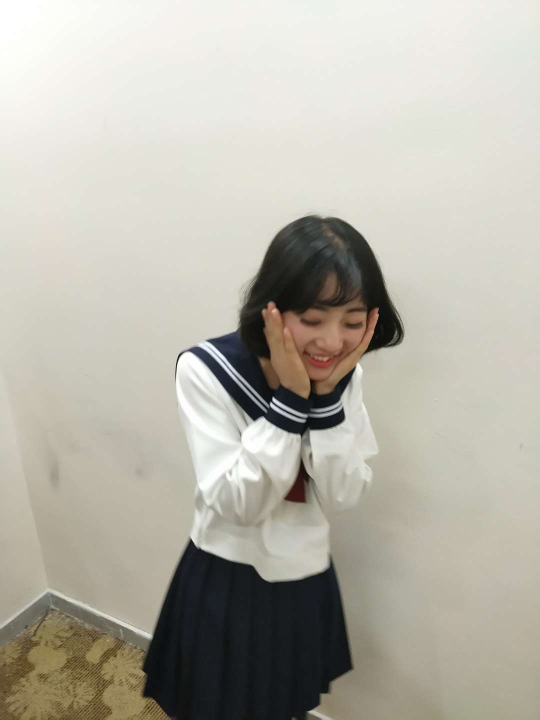
//> input picture project_code/VC_FANFUHAN_OPENCV/images/1.jpg, 1080 x 1440 px, given in place of color_object.mp4, which was not available (shown at 1/2 size)
$ ./VC_FANFUHAN_OPENCV078   (built with g++ and OpenCV 4)
//> lines starting //> are read from the running program, lines starting //| are printed output that depends on the picture; after the words box and inside, x2 and y2 are one past the last pixel; in counts of white or black regions, pixels touching at a corner belong together; pictures that were not available may be replaced by others from this repository, and a replacement may not be noted
### project_code/VC_FANFUHAN_OPENCV/VC_FANFUHAN_OPENCV003/stdafx.h
// stdafx.h : 可在此標頭檔中包含標準的系統 Include 檔，
// 或是經常使用卻很少變更的
// 專案專用 Include 檔案
//

#pragma once

#include "targetver.h"

#include <stdio.h>
#include <tchar.h>


// TODO:  在此參考您的程式所需要的其他標頭

### project_code/VC_FANFUHAN_OPENCV/VC_FANFUHAN_OPENCV078/stdafx.h
// stdafx.h : 可在此標頭檔中包含標準的系統 Include 檔，
// 或是經常使用卻很少變更的
// 專案專用 Include 檔案
//

#pragma once

#include "targetver.h"

#include <stdio.h>
#include <tchar.h>


// TODO:  在此參考您的程式所需要的其他標頭

### project_code/VC_FANFUHAN_OPENCV/VC_FANFUHAN_OPENCV078/VC_FANFUHAN_OPENCV078.cpp
// VC_FANFUHAN_OPENCV078.cpp : 定義主控台應用程式的進入點。
//
/*
// Debug | x32
通用屬性
| C/C++
|	| 一般
|		| 其他 Include 目錄 -> ..\..\opencv411_x64\include
|
| 連結器
| 	|一一般
|		|  其他程式庫目錄 -> ..\..\opencv411_x64\lib
|
| 	|一輸入
|		| 其他相依性 -> opencv_world411d.lib;%(AdditionalDependencies)

// Releas | x64
組態屬性
| C/C++
|	| 一般
|		| 其他 Include 目錄 -> ..\..\opencv411_x64\include;%(AdditionalDependencies)
|
| 連結器
| 	|一般
|		| 其他程式庫目錄 -> ..\..\opencv411_x64\lib;%(AdditionalDependencies)
|
| 	|一輸入
|		| 其他相依性 -> opencv_world411.lib;%(AdditionalDependencies)

*/

#include "stdafx.h"
#include <iostream>
#include <opencv2/opencv.hpp>
#include <opencv2/core/core.hpp>
#include <opencv2/highgui/highgui.hpp>

using namespace std;
using namespace cv;

void blur_demo(Mat &image, Mat &sum);
void edge_demo(Mat &image, Mat &sum);
int getblockSum(Mat &sum, int x1, int y1, int x2, int y2, int i);

void showHistogram(InputArray src, cv::String StrTitle);
void backProjection_demo(Mat &mat, Mat &model);
void blur3x3(Mat &src, Mat *det);

void add_salt_pepper_noise(Mat &image);
void add_gaussian_noise(Mat &image);

void USMImage(Mat src, Mat &usm, float fltPar);

void pyramid_up(Mat &image, vector<Mat> &pyramid_images, int level);
void pyramid_down(vector<Mat> &pyramid_images);

void laplaian_demo(vector<Mat> &pyramid_images, Mat &image);

void connected_component_demo(Mat &image);
void componentwithstats_demo(Mat &image);

void contours_info(Mat &image, vector<vector<Point>> &pts);
void contours_info(Mat &image, vector<vector<Point>> &pts, int threshold01, int threshold02);

void  open_demo(bool blnopen);
void  close_demo();

void sort_box(vector<Rect> &boxes);
Mat get_template(Mat &binary, vector<Rect> &rects);
void detect_defects(Mat &binary, vector<Rect> &rects, Mat &tpl, vector<Rect> &defects);

void process_frame(Mat &image);

// [5 lines left out: function pause, not called in this run]
int main()
{
	VideoCapture capture("../../images/color_object.mp4");
	if (!capture.isOpened()) {
		cout << "could not open video.." << endl;
		pause();
		return -1;
	}
	else
	{
		int fps = capture.get(CAP_PROP_FPS);
		int width = capture.get(CAP_PROP_FRAME_WIDTH);
		int height = capture.get(CAP_PROP_FRAME_HEIGHT);
		int num_of_frames = capture.get(CAP_PROP_FRAME_COUNT);
		printf("frame width: %d, frame height: %d, FPS : %d \n", width, height, fps);

		Mat frame;
		while (true) {
			bool ret = capture.read(frame);
//> frame is the input picture: 1440 rows x 1080 cols, CV_8UC3; mean B, G, R 169.3, 180, 183.1
			if (!ret) break;
			imshow("input", frame);
			char c = waitKey(50);
//> the Esc key is pressed
			process_frame(frame);
			imshow("result", frame);
			if (c == 27) {
				break;
			}
		}
		waitKey(0);
	}
	return 0;
}

void process_frame(Mat &image) {
	Mat hsv, mask;
	// 转换色彩空间
	cvtColor(image, hsv, COLOR_BGR2HSV);
//> hsv: 1440 rows x 1080 cols, CV_8UC3; mean H, S, V 32.2, 28.2, 184.1

	// 提取颜色区域mask
	inRange(hsv, Scalar(0, 43, 46), Scalar(10, 255, 255), mask);
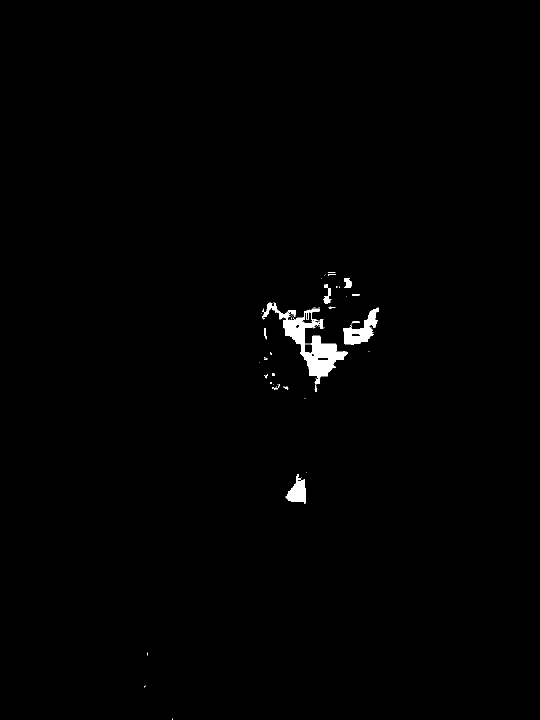
//> mask: 1440 rows x 1080 cols, CV_8UC1 (shown at 1/2 size); 0.75% white; 74 white regions (59 under 20 px), largest, box (x1, y1, x2, y2) and area: (524, 605, 696, 769) 7111, (687, 615, 758, 689) 2204, (571, 948, 611, 1007) 1309
	Mat se = getStructuringElement(MORPH_RECT, Size(15, 15));
	morphologyEx(mask, mask, MORPH_OPEN, se);
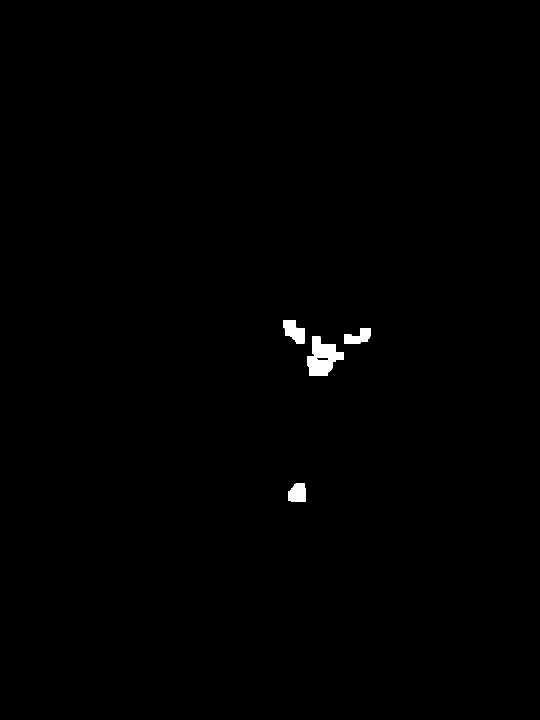
//> mask: 1440 rows x 1080 cols, CV_8UC1 (shown at 1/2 size); 0.46% white; 4 white regions

	// 寻找最大轮廓
	vector<vector<Point>> contours;
	vector<Vec4i> hierarchy;
	findContours(mask, contours, hierarchy, RETR_EXTERNAL, CHAIN_APPROX_SIMPLE);
//> contours = 4 contours; box (x1, y1, x2, y2) and area: (614, 672, 688, 752) 3457, (566, 640, 609, 687) 1274, (576, 966, 611, 1004) 1071, (688, 656, 742, 688) 1038
	int index = -1;
	int max = 0;
	for (size_t t = 0; t < contours.size(); t++) {
		double area = contourArea(contours[t]);
		if (area > max) {
			max = area;
			index = t;
		}
	}
//> this loop made 4 passes
//> (area, max) on passes 1 to 2: (1071, 1071), (3457, 3457)
//> area on passes 3 to 4: 1037.5, 1273.5
//> after the loop, max = 3457; index = 1

	// 绘制外接轮廓
	if (index >= 0) {
		RotatedRect rect = minAreaRect(contours[index]);
//> rect = centre (650.5, 711.5), size (79, 73), angle -90
		ellipse(image, rect, Scalar(0, 255, 0), 2);
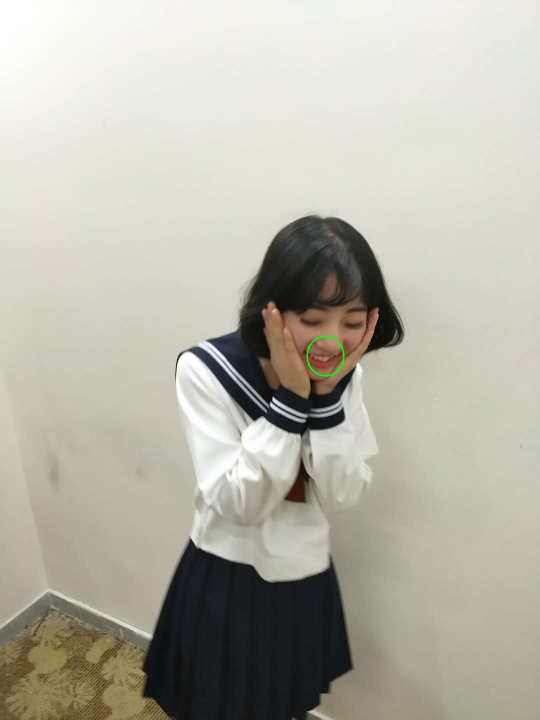
//> image: 1440 rows x 1080 cols, CV_8UC3 (shown at 1/2 size); 710 pixels changed, all inside (x1, y1, x2, y2) = (613, 671, 689, 753)
		circle(image, rect.center, 2, Scalar(255, 0, 0), 2);
//> image: 1440 rows x 1080 cols, CV_8UC3; 37 pixels changed, all inside (x1, y1, x2, y2) = (647, 709, 654, 716)
	}
}

// [397 lines left out: functions detect_defects, get_template, sort_box, close_demo, open_demo, contours_info and 8 more, not called in this run]

/**
* 3x3 sobel 垂直边缘检测演示
*/
// [212 lines left out: functions edge_demo, getblockSum, add_gaussian_noise, add_salt_pepper_noise, blur3x3, backProjection_demo and 1 more, not called in this run]
